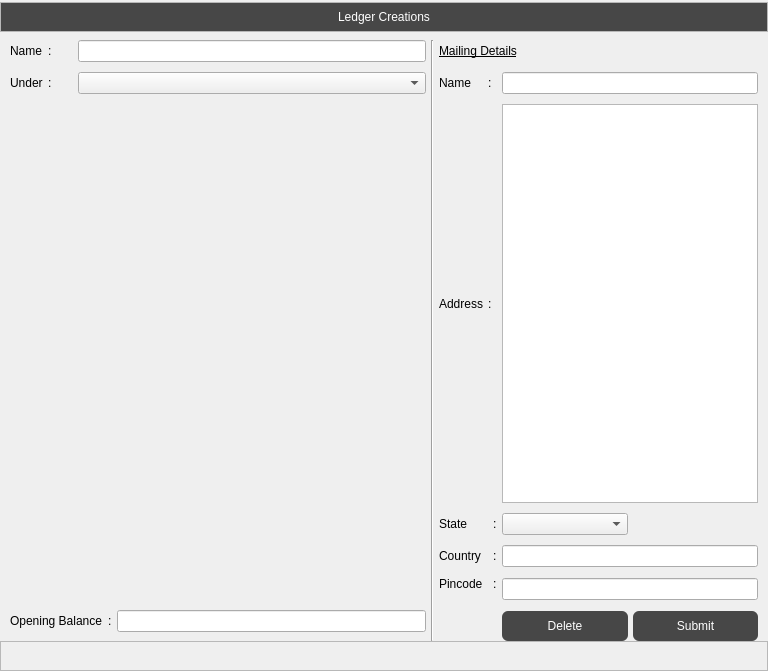
<?xml version="1.0" encoding="UTF-8"?>
<ui version="4.0">
 <class>MainWindow</class>
 <widget class="QMainWindow" name="MainWindow">
  <property name="geometry">
   <rect>
    <x>0</x>
    <y>0</y>
    <width>768</width>
    <height>671</height>
   </rect>
  </property>
  <property name="minimumSize">
   <size>
    <width>22</width>
    <height>0</height>
   </size>
  </property>
  <property name="windowTitle">
   <string>MainWindow</string>
  </property>
  <property name="styleSheet">
   <string notr="true">font: 10pt &quot;Sitka Text&quot;;</string>
  </property>
  <widget class="QWidget" name="centralwidget">
   <layout class="QGridLayout" name="gridLayout">
    <property name="leftMargin">
     <number>0</number>
    </property>
    <property name="topMargin">
     <number>0</number>
    </property>
    <property name="rightMargin">
     <number>0</number>
    </property>
    <property name="bottomMargin">
     <number>0</number>
    </property>
    <property name="spacing">
     <number>0</number>
    </property>
    <item row="2" column="0">
     <widget class="QWidget" name="widget" native="true">
      <property name="layoutDirection">
       <enum>Qt::LeftToRight</enum>
      </property>
      <property name="styleSheet">
       <string notr="true">QPushButton{

	font: 75 10pt &quot;Sitka Small&quot;;
border-radius:06px;
background-color: rgb(71, 71, 71);
color: rgb(255, 255, 255);


}
QPushButton:selected {
  background: #1464A0;
  color: #19232d;
}



</string>
      </property>
      <layout class="QGridLayout" name="gridLayout_3">
       <property name="leftMargin">
        <number>10</number>
       </property>
       <property name="topMargin">
        <number>10</number>
       </property>
       <property name="rightMargin">
        <number>10</number>
       </property>
       <property name="bottomMargin">
        <number>0</number>
       </property>
       <property name="horizontalSpacing">
        <number>5</number>
       </property>
       <property name="verticalSpacing">
        <number>10</number>
       </property>
       <item row="0" column="0">
        <widget class="QLabel" name="label">
         <property name="styleSheet">
          <string notr="true"/>
         </property>
         <property name="text">
          <string>Name</string>
         </property>
        </widget>
       </item>
       <item row="1" column="0">
        <widget class="QLabel" name="label_4">
         <property name="styleSheet">
          <string notr="true"/>
         </property>
         <property name="text">
          <string>Under</string>
         </property>
        </widget>
       </item>
       <item row="0" column="5" rowspan="8">
        <widget class="Line" name="line">
         <property name="minimumSize">
          <size>
           <width>0</width>
           <height>0</height>
          </size>
         </property>
         <property name="maximumSize">
          <size>
           <width>16777215</width>
           <height>16777215</height>
          </size>
         </property>
         <property name="orientation">
          <enum>Qt::Vertical</enum>
         </property>
        </widget>
       </item>
       <item row="7" column="9">
        <widget class="QPushButton" name="pbDelete">
         <property name="minimumSize">
          <size>
           <width>0</width>
           <height>30</height>
          </size>
         </property>
         <property name="styleSheet">
          <string notr="true"/>
         </property>
         <property name="text">
          <string>Delete</string>
         </property>
        </widget>
       </item>
       <item row="1" column="2" colspan="3">
        <widget class="QComboBox" name="cbUnderGroup"/>
       </item>
       <item row="6" column="3" rowspan="2">
        <widget class="QLabel" name="label_18">
         <property name="styleSheet">
          <string notr="true">font: 75 10pt &quot;MS Shell Dlg 2&quot;;</string>
         </property>
         <property name="text">
          <string>:</string>
         </property>
        </widget>
       </item>
       <item row="0" column="6" colspan="4">
        <widget class="QLabel" name="label_12">
         <property name="styleSheet">
          <string notr="true">
text-decoration: underline;
</string>
         </property>
         <property name="text">
          <string>Mailing Details</string>
         </property>
        </widget>
       </item>
       <item row="1" column="7" colspan="2">
        <widget class="QLabel" name="label_13">
         <property name="styleSheet">
          <string notr="true">font: 75 10pt &quot;MS Shell Dlg 2&quot;;</string>
         </property>
         <property name="text">
          <string>:</string>
         </property>
        </widget>
       </item>
       <item row="7" column="10">
        <widget class="QPushButton" name="pbSubmit">
         <property name="minimumSize">
          <size>
           <width>0</width>
           <height>30</height>
          </size>
         </property>
         <property name="styleSheet">
          <string notr="true"/>
         </property>
         <property name="text">
          <string>Submit</string>
         </property>
        </widget>
       </item>
       <item row="2" column="7" colspan="2">
        <widget class="QLabel" name="label_14">
         <property name="styleSheet">
          <string notr="true">font: 75 10pt &quot;MS Shell Dlg 2&quot;;</string>
         </property>
         <property name="text">
          <string>:</string>
         </property>
        </widget>
       </item>
       <item row="6" column="0" rowspan="2" colspan="3">
        <widget class="QLabel" name="label_3">
         <property name="styleSheet">
          <string notr="true"/>
         </property>
         <property name="text">
          <string>Opening Balance</string>
         </property>
        </widget>
       </item>
       <item row="0" column="2" colspan="3">
        <widget class="QLineEdit" name="leAcName"/>
       </item>
       <item row="3" column="6">
        <widget class="QLabel" name="label_7">
         <property name="styleSheet">
          <string notr="true"/>
         </property>
         <property name="text">
          <string>State</string>
         </property>
        </widget>
       </item>
       <item row="3" column="9">
        <widget class="QComboBox" name="cbState"/>
       </item>
       <item row="6" column="4" rowspan="2">
        <widget class="QLineEdit" name="leBalance"/>
       </item>
       <item row="4" column="6" colspan="2">
        <widget class="QLabel" name="label_8">
         <property name="styleSheet">
          <string notr="true"/>
         </property>
         <property name="text">
          <string>Country</string>
         </property>
        </widget>
       </item>
       <item row="2" column="6">
        <widget class="QLabel" name="label_6">
         <property name="styleSheet">
          <string notr="true"/>
         </property>
         <property name="text">
          <string>Address</string>
         </property>
        </widget>
       </item>
       <item row="1" column="9" colspan="2">
        <widget class="QLineEdit" name="leMailingName"/>
       </item>
       <item row="0" column="1">
        <widget class="QLabel" name="label_11">
         <property name="styleSheet">
          <string notr="true">font: 75 10pt &quot;MS Shell Dlg 2&quot;;</string>
         </property>
         <property name="text">
          <string>:</string>
         </property>
        </widget>
       </item>
       <item row="2" column="9" colspan="2">
        <widget class="QPlainTextEdit" name="ptAddress"/>
       </item>
       <item row="5" column="8">
        <widget class="QLabel" name="label_17">
         <property name="styleSheet">
          <string notr="true">font: 75 10pt &quot;MS Shell Dlg 2&quot;;</string>
         </property>
         <property name="text">
          <string>:</string>
         </property>
        </widget>
       </item>
       <item row="4" column="8">
        <widget class="QLabel" name="label_16">
         <property name="styleSheet">
          <string notr="true">font: 75 10pt &quot;MS Shell Dlg 2&quot;;</string>
         </property>
         <property name="text">
          <string>:</string>
         </property>
        </widget>
       </item>
       <item row="1" column="6">
        <widget class="QLabel" name="label_5">
         <property name="styleSheet">
          <string notr="true"/>
         </property>
         <property name="text">
          <string>Name</string>
         </property>
        </widget>
       </item>
       <item row="3" column="8">
        <widget class="QLabel" name="label_15">
         <property name="styleSheet">
          <string notr="true">font: 75 10pt &quot;MS Shell Dlg 2&quot;;</string>
         </property>
         <property name="text">
          <string>:</string>
         </property>
        </widget>
       </item>
       <item row="5" column="9" rowspan="2" colspan="2">
        <widget class="QLineEdit" name="lePincode"/>
       </item>
       <item row="4" column="9" colspan="2">
        <widget class="QLineEdit" name="leCountry">
         <property name="text">
          <string/>
         </property>
        </widget>
       </item>
       <item row="1" column="1">
        <widget class="QLabel" name="label_10">
         <property name="styleSheet">
          <string notr="true">font: 75 10pt &quot;MS Shell Dlg 2&quot;;</string>
         </property>
         <property name="text">
          <string>:</string>
         </property>
        </widget>
       </item>
       <item row="5" column="6" colspan="2">
        <widget class="QLabel" name="label_9">
         <property name="styleSheet">
          <string notr="true">font: 10pt &quot;Sitka Text&quot;;
</string>
         </property>
         <property name="text">
          <string>Pincode</string>
         </property>
        </widget>
       </item>
      </layout>
     </widget>
    </item>
    <item row="0" column="0">
     <widget class="QFrame" name="frame">
      <property name="minimumSize">
       <size>
        <width>0</width>
        <height>30</height>
       </size>
      </property>
      <property name="maximumSize">
       <size>
        <width>16777215</width>
        <height>25</height>
       </size>
      </property>
      <property name="frameShape">
       <enum>QFrame::StyledPanel</enum>
      </property>
      <property name="frameShadow">
       <enum>QFrame::Raised</enum>
      </property>
      <layout class="QGridLayout" name="gridLayout_2">
       <property name="leftMargin">
        <number>0</number>
       </property>
       <property name="topMargin">
        <number>0</number>
       </property>
       <property name="rightMargin">
        <number>0</number>
       </property>
       <property name="bottomMargin">
        <number>0</number>
       </property>
       <property name="spacing">
        <number>0</number>
       </property>
       <item row="0" column="0">
        <widget class="QLabel" name="lbLedgerCreations">
         <property name="maximumSize">
          <size>
           <width>16777215</width>
           <height>30</height>
          </size>
         </property>
         <property name="styleSheet">
          <string notr="true">background-color: rgb(71, 71, 71);
color: rgb(255, 255, 255);
</string>
         </property>
         <property name="text">
          <string>Ledger Creations</string>
         </property>
         <property name="alignment">
          <set>Qt::AlignCenter</set>
         </property>
        </widget>
       </item>
      </layout>
     </widget>
    </item>
    <item row="3" column="0">
     <widget class="QFrame" name="frame_2">
      <property name="minimumSize">
       <size>
        <width>0</width>
        <height>30</height>
       </size>
      </property>
      <property name="maximumSize">
       <size>
        <width>16777215</width>
        <height>30</height>
       </size>
      </property>
      <property name="frameShape">
       <enum>QFrame::StyledPanel</enum>
      </property>
      <property name="frameShadow">
       <enum>QFrame::Raised</enum>
      </property>
     </widget>
    </item>
   </layout>
  </widget>
 </widget>
 <resources>
  <include location="../icons/icons.qrc"/>
 </resources>
 <connections/>
</ui>
